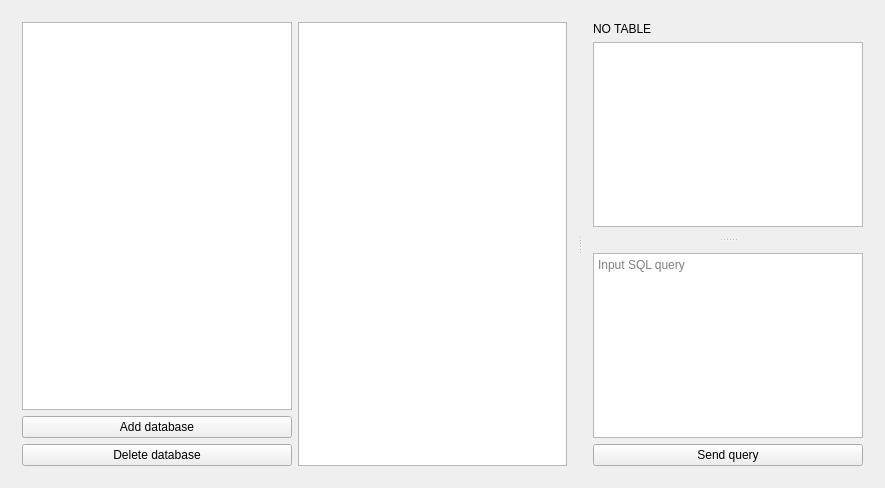
<?xml version="1.0" encoding="UTF-8"?>
<ui version="4.0">
 <class>DoraTheExplorer</class>
 <widget class="QMainWindow" name="DoraTheExplorer">
  <property name="geometry">
   <rect>
    <x>0</x>
    <y>0</y>
    <width>885</width>
    <height>488</height>
   </rect>
  </property>
  <property name="windowTitle">
   <string>Dora the explorer</string>
  </property>
  <property name="windowIcon">
   <iconset resource="resources.qrc">
    <normaloff>:/res/dora.png</normaloff>:/res/dora.png</iconset>
  </property>
  <widget class="QWidget" name="centralWidget">
   <layout class="QGridLayout" name="gridLayout">
    <item row="0" column="0">
     <widget class="QSplitter" name="splitter_2">
      <property name="orientation">
       <enum>Qt::Horizontal</enum>
      </property>
      <widget class="QWidget" name="layoutWidget">
       <layout class="QHBoxLayout" name="horizontalLayout">
        <item>
         <layout class="QVBoxLayout" name="verticalLayout">
          <item>
           <widget class="QListView" name="dbList">
            <property name="editTriggers">
             <set>QAbstractItemView::NoEditTriggers</set>
            </property>
           </widget>
          </item>
          <item>
           <widget class="QPushButton" name="addDb">
            <property name="text">
             <string>Add database</string>
            </property>
           </widget>
          </item>
          <item>
           <widget class="QPushButton" name="deleteDb">
            <property name="text">
             <string>Delete database</string>
            </property>
           </widget>
          </item>
         </layout>
        </item>
        <item>
         <widget class="QListView" name="tableList">
          <property name="editTriggers">
           <set>QAbstractItemView::NoEditTriggers</set>
          </property>
         </widget>
        </item>
       </layout>
      </widget>
      <widget class="QSplitter" name="splitter">
       <property name="orientation">
        <enum>Qt::Vertical</enum>
       </property>
       <widget class="QWidget" name="">
        <layout class="QVBoxLayout" name="verticalLayout_2">
         <item>
          <widget class="QLabel" name="tableName">
           <property name="text">
            <string>NO TABLE</string>
           </property>
          </widget>
         </item>
         <item>
          <widget class="QTableView" name="tableView">
           <property name="editTriggers">
            <set>QAbstractItemView::NoEditTriggers</set>
           </property>
          </widget>
         </item>
        </layout>
       </widget>
       <widget class="QWidget" name="">
        <layout class="QVBoxLayout" name="verticalLayout_3">
         <item>
          <widget class="QPlainTextEdit" name="queryInput">
           <property name="placeholderText">
            <string>Input SQL query</string>
           </property>
          </widget>
         </item>
         <item>
          <widget class="QPushButton" name="sendButton">
           <property name="text">
            <string>Send query</string>
           </property>
          </widget>
         </item>
        </layout>
       </widget>
      </widget>
     </widget>
    </item>
   </layout>
  </widget>
 </widget>
 <layoutdefault spacing="6" margin="11"/>
 <resources>
  <include location="resources.qrc"/>
 </resources>
 <connections/>
</ui>
